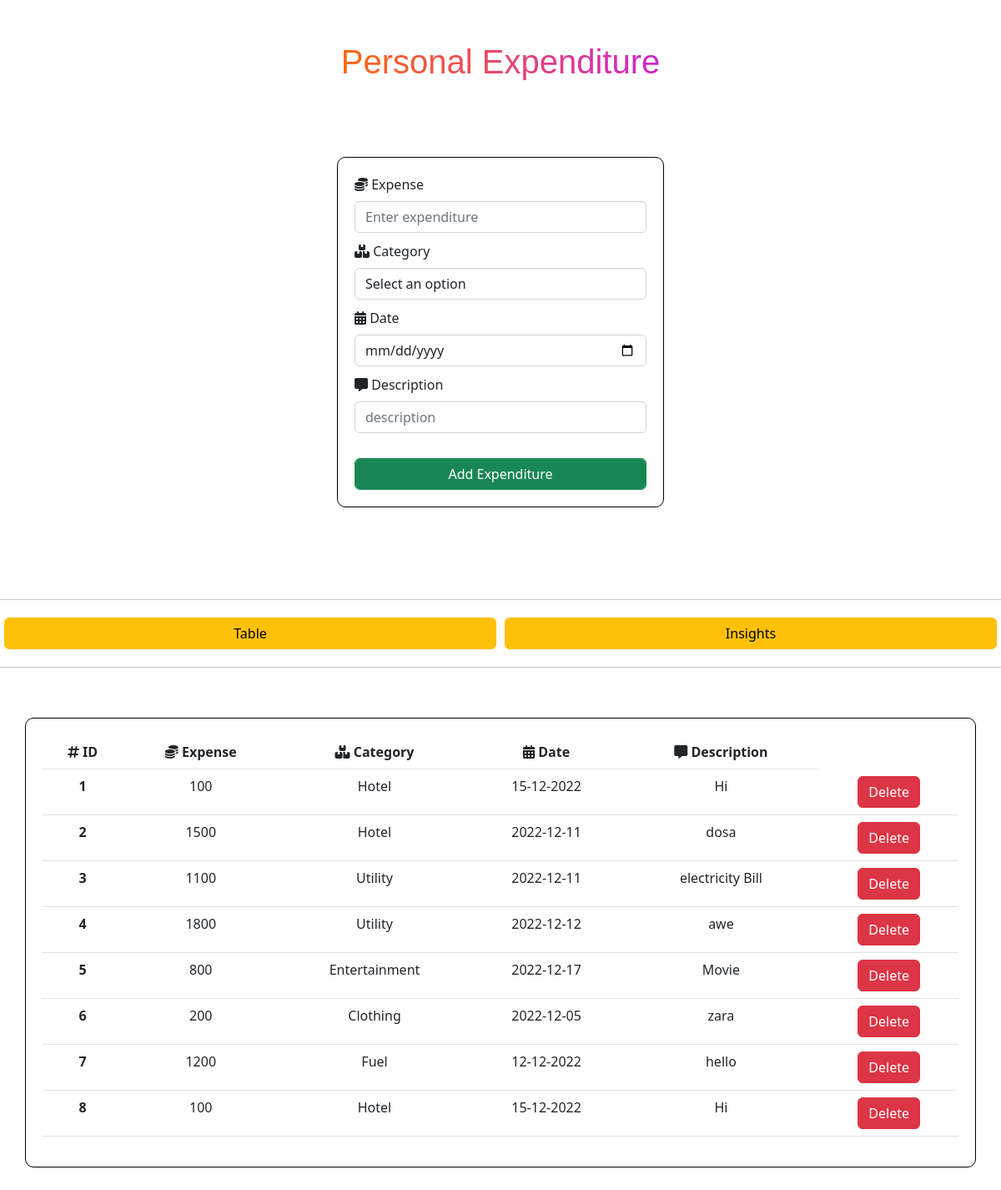
The page /home on the database its author committed.
### tables this page shows
CREATE TABLE anlysis(
    id INTEGER PRIMARY KEY AUTOINCREMENT,
    exp NUMBER,
    catg TEXT,
    date TEXT,
    desc TEXT
);

### app.py (the view)
@app.route('/')
@app.route('/home')
def home_page():
    expense_data = query_expense_details()
    dataObject = {
        "Fuel":0,
        "Hotel":0,
        "Shopping":0,
        "Utility":0,
        "Clothing":0,
        "Entertainment":0,
        "Other":0
    }
    total = 0
    for tup in expense_data:
        total+=tup[1]
        if tup[2]=="Fuel":
            dataObject["Fuel"]+=tup[1]
        if tup[2]=="Hotel":
            dataObject["Hotel"]+=tup[1]
        if tup[2]=="Shopping":
            dataObject["Shopping"]+=tup[1]
        if tup[2]=="Utility":
            dataObject["Utility"]+=tup[1]
        if tup[2]=="Clothing":
            dataObject["Clothing"]+=tup[1]
        if tup[2]=="Entertainment":
            dataObject["Entertainment"]+=tup[1]
        if tup[2]=="Other":
            dataObject["Other"]+=tup[1]
    labelArray = []
    dataObjectPercentageArray = []
    for k,v in dataObject.items():
        if v>0:
            p = round(v/total * 100,2)
        else:
            p=0
        if(int(p)!=0):
            dataObjectPercentageArray.append(p)
            labelArray.append(str(k))
    return render_template('home.html', expense_data=expense_data, dataObjectPercentageArray=dataObjectPercentageArray,labelArray=labelArray)

### app.py (called while the page is built)
def query_expense_details():
    conn =sqlite3.connect(db_local)
    c = conn.cursor()
    c.execute("""
    SELECT * FROM anlysis
    """)
    expense_data=c.fetchall()
    return expense_data

### templates/home.html (shortened to what this page needs)
<!doctype html>
<html lang="en" style="scroll-behavior: smooth;">
  <head>
    <link href="https://cdn.jsdelivr.net/npm/bootstrap@5.2.3/dist/css/bootstrap.min.css" rel="stylesheet">
  </head>
  <body>
  <div class="heading">
    <h2>Personal Expenditure</h2>
  </div>
<section class="form">
<div class="container" >
      <div class="row">
        <div class="col-sm">
        </div>
        <div class="col-sm" style="border: 1px solid black; margin-top: 50px; border-radius: 10px;padding: 20px; margin-bottom: 70px; margin-top: 70px;">
          <form action="{{ url_for('add_expense') }}" method="POST" role="dialog">
            <div class="form-group"  style="padding-bottom: 10px;" >
            <label for="expense" style="padding-bottom: 8px;"><i class="fa-solid fa-coins"></i>  Expense</label>
            <input type="number" class="form-control" id="expense" name="exp"  placeholder="Enter expenditure" required>
            </div>
            <div class="form-group" style="padding-bottom: 10px;">
            <label for="cat" style="padding-bottom: 8px;"><i class="fa-solid fa-boxes-stacked"></i>  Category</label>
            <select class="form-control" id="cat" placeholder="Select" name="catg" required>
                <ul class="form-control">
                    <option value="">Select an option</option>
                </ul>
            </select>
            </div>
            <div class="form-group" style="padding-bottom: 10px;">
            <label for="date" style="padding-bottom: 8px;"><i class="fa-solid fa-calendar-days"></i>  Date</label>
            <input type="date" class="form-control" name="date" id="date" required>
            </div>
            <div class="form-group"style="padding-bottom: 30px;">
                <label for="description"  style="padding-bottom: 8px;"><i class="fa-solid fa-message"></i>  Description</label>
                <input type="text" class="form-control" id="description" name="desc"  placeholder="description" required>
                </div>
               <button type="submit" class="form-control btn btn-success"> Add Expenditure</button>
        </form>        </div>
        <div class="col-sm">
        </div>
      </div>
    </div>
    <br>
</section>
    <hr>
    <div class="centered">
      <button class="butt btn btn-warning" onclick="showTableView()" style="margin: 5px;">
        Table
      </button>
      <button class="butt btn btn-warning" onclick="showChartView()" style="margin: 5px;">
        Insights
      </button>
    </div>
    <hr>
      <div style="border:1px solid black; padding: 20px; margin:30px; border-radius: 10px; margin-top: 60px;" class="visible" id="tableView">
        <table class="table table-responsive-lg">
            <thead>
              <tr>
                <th scope="col"><i class="fa-solid fa-hashtag"></i>  ID</th>
                <th scope="col"><i class="fa-solid fa-coins"></i>  Expense</th>
                <th scope="col"><i class="fa-solid fa-boxes-stacked"></i>  Category</th>
                <th scope="col"><i class="fa-solid fa-calendar-days"></i>  Date</th>
                <th scope="col"><i class="fa-solid fa-message"></i>  Description</th>
              </tr>
            </thead>
            <tbody>
            {% for e in expense_data %}
              <tr>
                <th scope="row">{{ loop.index }}</th>
                <td>{{ e[1] }}</td>
                <td>{{ e[2] }}</td>
                <td>{{ e[3] }}</td>
                <td>{{ e[4] }}</td>
                <td>
                  <a href="{{ url_for('delete_entry', id=e[0]) }}" class="btn btn-danger btn-xs" onclick="return confirm('Are You Sure')">Delete</a>
                </td>
                </tr>
            {% endfor %}
          </table>
      </div>
  </body>
</html>

### templates/home.html (style rules this page uses)
.visible { display: block; }
.centered { width:100%; display: flex; justify-content: center; }
h2 { text-align: center; font-size: 40px; font-family: Arial, Helvetica, sans-serif; background: linear-gradient( to right, #f32170, #ff6b08, #cf23cf, #eedd44); -webkit-text-fill-color: transparent; -webkit-background-clip: text; padding-top: 30px; margin-top: 20px; margin-bottom: 20px; }
.butt { width:50%; display: inline-block; }
td,tr { text-align: center; }

### rows shown on the page
anlysis: exp "100", catg "Hotel", date "15-12-2022", desc "Hi"
anlysis: exp "1500", catg "Hotel", date "2022-12-11", desc "dosa"
anlysis: exp "1100", catg "Utility", date "2022-12-11", desc "electricity Bill"
anlysis: exp "1800", catg "Utility", date "2022-12-12", desc "awe"
anlysis: exp "800", catg "Entertainment", date "2022-12-17", desc "Movie"
anlysis: exp "200", catg "Clothing", date "2022-12-05", desc "zara"
anlysis: exp "1200", catg "Fuel", date "12-12-2022", desc "hello"
anlysis: exp "100", catg "Hotel", date "15-12-2022", desc "Hi"
